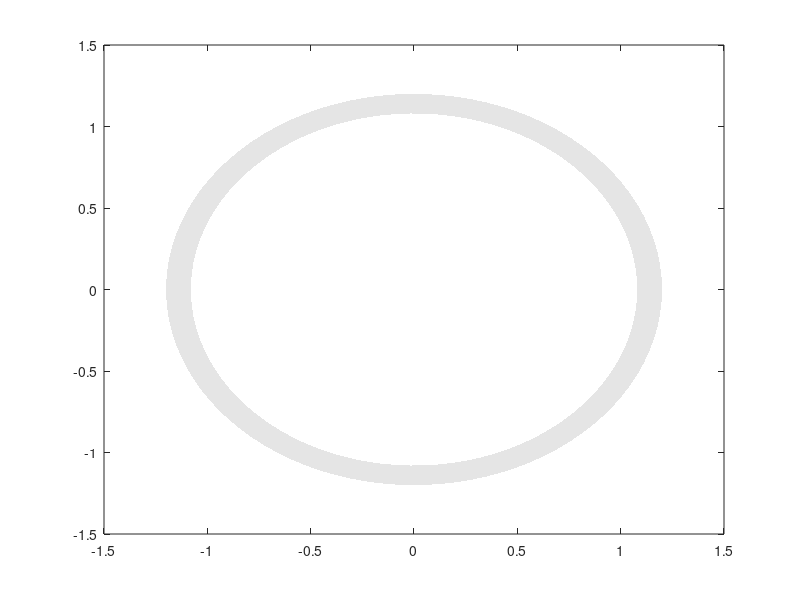

MATLAB code for this plot: (Note: this script raises an error after producing the figure.)
%% Reproduction of a Nature figure example


% Reproduced from: 
% Merchant, A.T., King, S.H., Nguyen, E. et al. 
% Semantic design of functional de novo genes from a genomic language model. 
% Nature 649, 749–758 (2026). https://doi.org/10.1038/s41586-025-09749-7

rng(7)
labels = {'AAA lid','E-set','Calycin','Ubiquitin','RNase H','PDDEXK','Cupin', ...
          'Phage barrel','Dim A-B barrel','Peptidase CA','RING','Peptidase MA', ...
          '\beta-Propeller','HTH','Thioredoxin','GHD','OB','PKinase','An \beta-ribbon', ...
          'KH','SH3','TPR','GT-B','GT-A',{'ATP-';'grasp'},{'AB';'hydrolase'},{'TIM';'barrel'}, ...
          'Hybrid','Acetyltrans',{'Actin';'ATPase'},{'NADP';'Rossmann'},{'P-loop';'NTPase'}};
colors = [ 27, 16, 27; 107,200,173;  70,104,120;   4, 86, 92; 100,185,180;  96,100,172;
           51,128,130; 118,184,184;  85,173,170; 146,138,171; 161,204,203;  86,175,133;
           12,  3,  6; 185,183,204; 105,184,174; 105,201,173;  44, 88, 92; 102,183,184;
            0,122,124;  64, 72,132; 129,207,174;  67,132,122; 113,169,172; 101,184,167;
          165,204,218;   6, 73, 87; 102,185,178;  60, 49, 99;  78,127,140; 178,211,216;
          109,195,168; 196,241,223]./255;

data = (rand(32) > .96).*rand(32);
data(sub2ind([32,32], randi(32,1,32), 1:32)) = rand([32, 1])*5;
data([1,25,26,27,28,30,31,32],:) = data([1,25,26,27,28,30,31,32],:).*[15;3;18;15;3;3;5;5];
data(:,27) = data(:,27).*3;


figure()
tt = linspace(0, 2*pi, 100); R1 = 1.08; R2 = 1.2;
fill([cos(tt).*R1, cos(tt(end:-1:1)).*R2], [sin(tt).*R1, sin(tt(end:-1:1)).*R2], ...
    [229,229,229]./255, 'EdgeColor','none')


BCC = biChordChart(data, 'Sep',0);
BCC.LRadius = 1.07;
BCC.SRadius = [1, 1.05];
BCC.Label = labels;
BCC.CData = colors;
BCC.draw()

BCC.labelRotate('on')
BCC.setSquare('EdgeColor','k', 'LineWidth',1)
BCC.setChord('FaceAlpha', .5)
